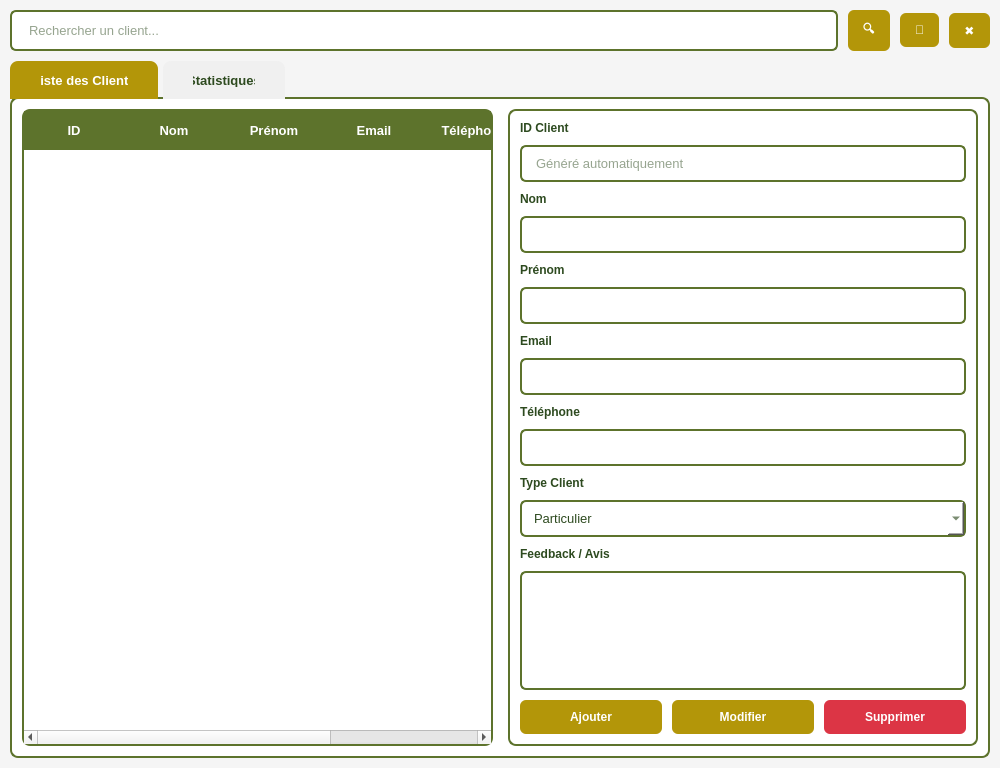
<?xml version="1.0" encoding="UTF-8"?>
<ui version="4.0">
 <class>ClientWidget</class>
 <widget class="QWidget" name="ClientWidget">
  <property name="geometry">
   <rect>
    <x>0</x>
    <y>0</y>
    <width>1000</width>
    <height>768</height>
   </rect>
  </property>
  <property name="windowTitle">
   <string>Gestion Clients</string>
  </property>
  <property name="styleSheet">
   <string notr="true">
QWidget#ClientWidget {
    background: #f5f5f5;
}

QTabWidget::pane {
    border: 2px solid #5d732c;
    border-radius: 8px;
    background: white;
    top: -2px;
}

QTabBar::tab {
    background: #f0f0f0;
    color: #2d4a1f;
    padding: 12px 30px;
    margin-right: 5px;
    border-top-left-radius: 8px;
    border-top-right-radius: 8px;
    font-size: 13px;
    font-weight: bold;
}

QTabBar::tab:selected {
    background: #b39609;
    color: white;
}

QTabBar::tab:hover {
    background: #c9a80a;
}

/* Search Box */
QLineEdit#searchBox {
    padding: 10px 15px;
    border: 2px solid #5d732c;
    border-radius: 6px;
    background: white;
    font-size: 13px;
    color: #2d4a1f;
}

/* Action Buttons */
QPushButton {
    background: #b39609;
    color: white;
    border: none;
    padding: 10px 15px;
    border-radius: 6px;
    font-weight: bold;
}

QPushButton:hover {
    background: #c9a80a;
}

QPushButton#btnDeleteForm {
    background: #dc3545;
}

QPushButton#btnDeleteForm:hover {
    background: #c82333;
}

/* Table */
QTableWidget {
    background: white;
    border: 2px solid #5d732c;
    border-radius: 8px;
    gridline-color: #e0e0e0;
    font-size: 13px;
    color: #2d4a1f;
}

QTableWidget::item:selected {
    background: #b39609;
    color: white;
}

QHeaderView::section {
    background: #5d732c;
    color: white;
    padding: 10px;
    border: none;
    font-weight: bold;
    font-size: 13px;
}

/* Form Panel */
QFrame#formPanel {
    background: white;
    border: 2px solid #5d732c;
    border-radius: 8px;
}

QLabel {
    color: #2d4a1f;
    font-weight: bold;
}

QLineEdit, QComboBox, QTextEdit {
    padding: 8px 12px;
    border: 2px solid #5d732c;
    border-radius: 6px;
    background: white;
    color: #2d4a1f;
    font-size: 13px;
}

QTextEdit {
    min-height: 80px;
    max-height: 100px;
}
   </string>
  </property>
  <layout class="QVBoxLayout" name="mainLayout">
   <property name="spacing">
    <number>10</number>
   </property>
   <property name="margin" stdset="0">
    <number>10</number>
   </property>
   <!-- Barre de recherche -->
   <item>
    <layout class="QHBoxLayout" name="searchLayout">
     <property name="spacing">
      <number>10</number>
     </property>
     <item>
      <widget class="QLineEdit" name="searchBox">
       <property name="placeholderText">
        <string>Rechercher un client...</string>
       </property>
      </widget>
     </item>
     <item>
      <widget class="QPushButton" name="btnSearch">
       <property name="text">
        <string>🔍</string>
       </property>
      </widget>
     </item>
     <item>
      <widget class="QPushButton" name="btnRefresh">
       <property name="text">
        <string>🔄</string>
       </property>
      </widget>
     </item>
     <item>
      <widget class="QPushButton" name="btnClear">
       <property name="text">
        <string>✖</string>
       </property>
      </widget>
     </item>
    </layout>
   </item>
   <item>
    <widget class="QTabWidget" name="tabWidget">
     <property name="currentIndex">
      <number>0</number>
     </property>
     <!-- Onglet Liste des Clients -->
     <widget class="QWidget" name="tab1">
      <attribute name="title">
       <string>Liste des Clients</string>
      </attribute>
      <layout class="QHBoxLayout" name="tab1Layout">
       <property name="spacing">
        <number>15</number>
       </property>
       <property name="margin">
        <number>10</number>
       </property>
       <!-- Tableau -->
       <item>
        <widget class="QTableWidget" name="clientTable">
         <column>
          <property name="text">
           <string>ID</string>
          </property>
         </column>
         <column>
          <property name="text">
           <string>Nom</string>
          </property>
         </column>
         <column>
          <property name="text">
           <string>Prénom</string>
          </property>
         </column>
         <column>
          <property name="text">
           <string>Email</string>
          </property>
         </column>
         <column>
          <property name="text">
           <string>Téléphone</string>
          </property>
         </column>
         <column>
          <property name="text">
           <string>Type Client</string>
          </property>
         </column>
        </widget>
       </item>
       <!-- Formulaire -->
       <item>
        <widget class="QFrame" name="formPanel">
         <property name="minimumSize">
          <size>
           <width>300</width>
           <height>0</height>
          </size>
         </property>
         <layout class="QVBoxLayout" name="formLayout">
          <property name="spacing">
           <number>10</number>
          </property>
          <property name="margin">
           <number>10</number>
          </property>
          <item>
           <widget class="QLabel" name="labelIdClient">
            <property name="text">
             <string>ID Client</string>
            </property>
           </widget>
          </item>
          <item>
           <widget class="QLineEdit" name="inputIdClient">
            <property name="readOnly">
             <bool>true</bool>
            </property>
            <property name="placeholderText">
             <string>Généré automatiquement</string>
            </property>
           </widget>
          </item>
          <item>
           <widget class="QLabel" name="labelNom">
            <property name="text">
             <string>Nom</string>
            </property>
           </widget>
          </item>
          <item>
           <widget class="QLineEdit" name="inputNom"/>
          </item>
          <item>
           <widget class="QLabel" name="labelPrenom">
            <property name="text">
             <string>Prénom</string>
            </property>
           </widget>
          </item>
          <item>
           <widget class="QLineEdit" name="inputPrenom"/>
          </item>
          <item>
           <widget class="QLabel" name="labelEmail">
            <property name="text">
             <string>Email</string>
            </property>
           </widget>
          </item>
          <item>
           <widget class="QLineEdit" name="inputEmail"/>
          </item>
          <item>
           <widget class="QLabel" name="labelTelephone">
            <property name="text">
             <string>Téléphone</string>
            </property>
           </widget>
          </item>
          <item>
           <widget class="QLineEdit" name="inputTelephone"/>
          </item>
          <item>
           <widget class="QLabel" name="labelTypeClient">
            <property name="text">
             <string>Type Client</string>
            </property>
           </widget>
          </item>
          <item>
           <widget class="QComboBox" name="inputTypeClient">
            <item>
             <property name="text">
              <string>Particulier</string>
             </property>
            </item>
            <item>
             <property name="text">
              <string>Entreprise</string>
             </property>
            </item>
            <item>
             <property name="text">
              <string>Revendeur</string>
             </property>
            </item>
            <item>
             <property name="text">
              <string>Grossiste</string>
             </property>
            </item>
           </widget>
          </item>
          <item>
           <widget class="QLabel" name="labelFeedback">
            <property name="text">
             <string>Feedback / Avis</string>
            </property>
           </widget>
          </item>
          <item>
           <widget class="QTextEdit" name="inputFeedback"/>
          </item>
          <item>
           <layout class="QHBoxLayout" name="formButtons">
            <item>
             <widget class="QPushButton" name="btnAdd">
              <property name="text">
               <string>Ajouter</string>
              </property>
             </widget>
            </item>
            <item>
             <widget class="QPushButton" name="btnUpdate">
              <property name="text">
               <string>Modifier</string>
              </property>
             </widget>
            </item>
            <item>
             <widget class="QPushButton" name="btnDeleteForm">
              <property name="text">
               <string>Supprimer</string>
              </property>
             </widget>
            </item>
           </layout>
          </item>
         </layout>
        </widget>
       </item>
      </layout>
     </widget>
     <!-- Onglet Statistiques -->
     <widget class="QWidget" name="tab2">
      <attribute name="title">
       <string>Statistiques</string>
      </attribute>
      <layout class="QVBoxLayout" name="tab2Layout">
       <item>
        <widget class="QLabel" name="statsLabel">
         <property name="text">
          <string>Statistiques Clients</string>
         </property>
         <property name="alignment">
          <set>Qt::AlignmentFlag::AlignCenter</set>
         </property>
        </widget>
       </item>
      </layout>
     </widget>
    </widget>
   </item>
  </layout>
 </widget>
 <resources/>
 <connections/>
</ui>
